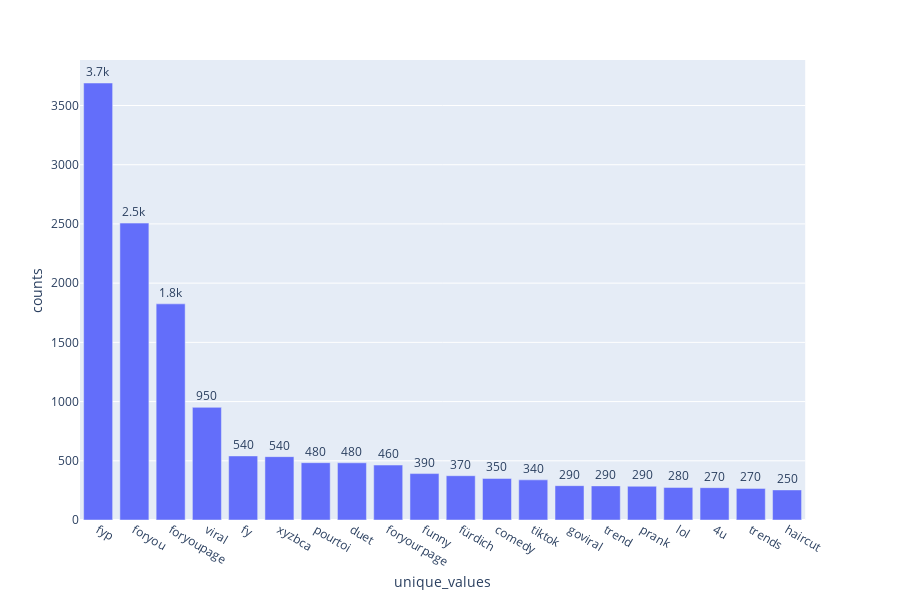

Notebook cell for this chart:
### Code cell
#Plot bar grpah for top 20 CHALLENGES

import plotly.express as px
def visualize_top20_challenge(df_graph):
    df_bar_challenge=unique_values(df_graph,'challenge_list_Name')
    fig = px.bar(df_bar_challenge[0:20], y='counts', x='unique_values', text='counts')
    fig.update_traces(texttemplate='%{text:.2s}', textposition='outside')
    return fig
fig=visualize_top20_challenge(create_df_graph(remove_zero_challenges(df_final)))
fig.show()

### Figure 1 — Plotly figure (JSON) as saved in the notebook; plotly's stock layout.template omitted (floating-point values rounded to 4 significant figures)
{"data": [{"alignmentgroup": "True", "hoverlabel": {"namelength": 0}, "hovertemplate": "unique_values=%{x}<br>counts=%{text}", "legendgroup": "", "marker": {"color": "#636efa"}, "name": "", "offsetgroup": "", "orientation": "v", "showlegend": false, "text": [3690, 2507, 1825, 951, 541, 535, 484, 483, 464, 392, 374, 351, 339, 290, 288, 285, 275, 273, 267, 254], "textposition": "outside", "texttemplate": "%{text:.2s}", "type": "bar", "x": ["fyp", "foryou", "foryoupage", "viral", "fy", "xyzbca", "pourtoi", "duet", "foryourpage", "funny", "fürdich", "comedy", "tiktok", "goviral", "trend", "prank", "lol", "4u", "trends", "haircut"], "xaxis": "x", "y": [3690, 2507, 1825, 951, 541, 535, 484, 483, 464, 392, 374, 351, 339, 290, 288, 285, 275, 273, 267, 254], "yaxis": "y"}], "layout": {"barmode": "relative", "height": 600, "legend": {"tracegroupgap": 0}, "margin": {"t": 60}, "xaxis": {"anchor": "y", "domain": [0, 0.98], "title": {"text": "unique_values"}}, "yaxis": {"anchor": "x", "domain": [0, 1], "title": {"text": "counts"}}}}
